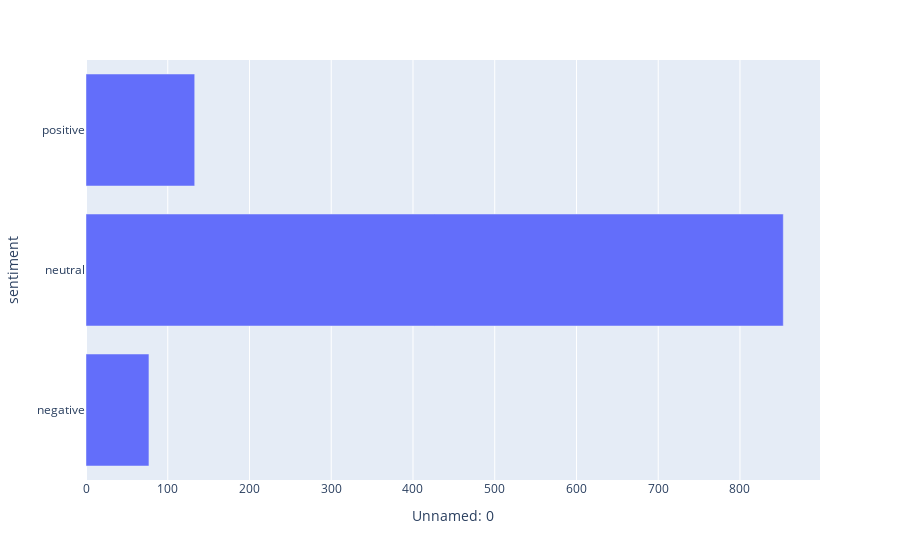

Notebook code for this chart:
### Markdown cell above
## Sinovac

### Code cell
sinovac = filtered_timeline(df, ['sinovac'], title='sinovac')


sinovac_df = sinovac.groupby(['sentiment']).count()
sinovac_df=sinovac_df.drop(columns=['user_description','user_created','user_followers','user_friends','user_favourites','user_verified','source','user_name','id','user_location','date','text','hashtags','retweets','favorites','is_retweet','orig_text'])



import plotly.express as px

fig = px.bar(sinovac_df, x='Unnamed: 0')
fig.show()

### Figure 1 — Plotly figure (JSON) as saved in the notebook; plotly's stock layout.template omitted (floating-point values rounded to 4 significant figures)
{"data": [{"alignmentgroup": "True", "hovertemplate": "Unnamed: 0=%{x}<br>sentiment=%{y}<extra></extra>", "legendgroup": "", "marker": {"color": "#636efa"}, "name": "", "offsetgroup": "", "orientation": "h", "showlegend": false, "textposition": "auto", "type": "bar", "x": [77, 853, 133], "xaxis": "x", "y": ["negative", "neutral", "positive"], "yaxis": "y"}], "layout": {"barmode": "relative", "legend": {"tracegroupgap": 0}, "margin": {"t": 60}, "xaxis": {"anchor": "y", "domain": [0, 1], "title": {"text": "Unnamed: 0"}}, "yaxis": {"anchor": "x", "domain": [0, 1], "title": {"text": "sentiment"}}}}
